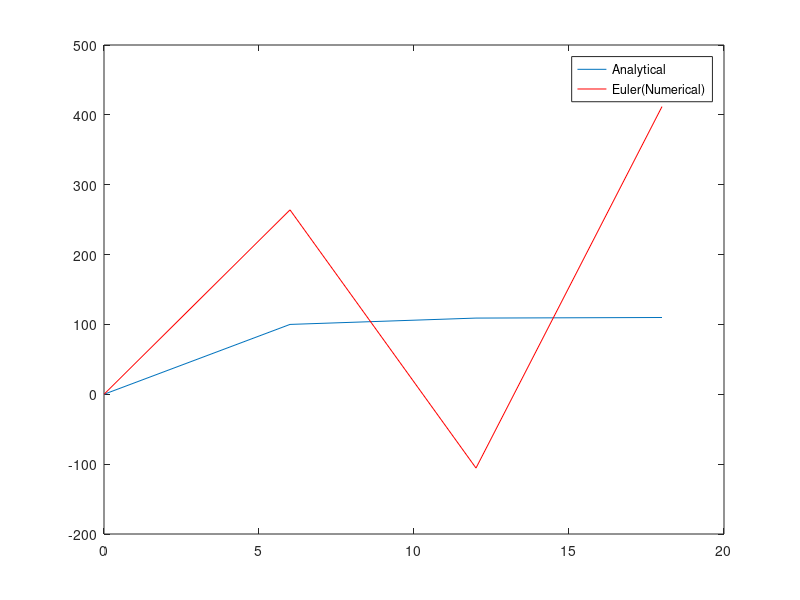

Here is the MATLAB script that generated this plot:
clear
clc
close all

tau = 0.4;
Tc = 110;

timestep = 6;
t_vec = 0:timestep:20;

Ta_vec = Tc*(1-exp(-tau*t_vec));

plot(t_vec,Ta_vec)


%%%%Euler's method
Tn_vec(1) = 0;
for n = 1:length(t_vec)-1
    Tndot = tau*(Tc-Tn_vec(n));
    Tn_vec(n+1) = Tn_vec(n) + Tndot*timestep;
end

hold on
plot(t_vec,Tn_vec,'r-')
legend('Analytical','Euler(Numerical)')


